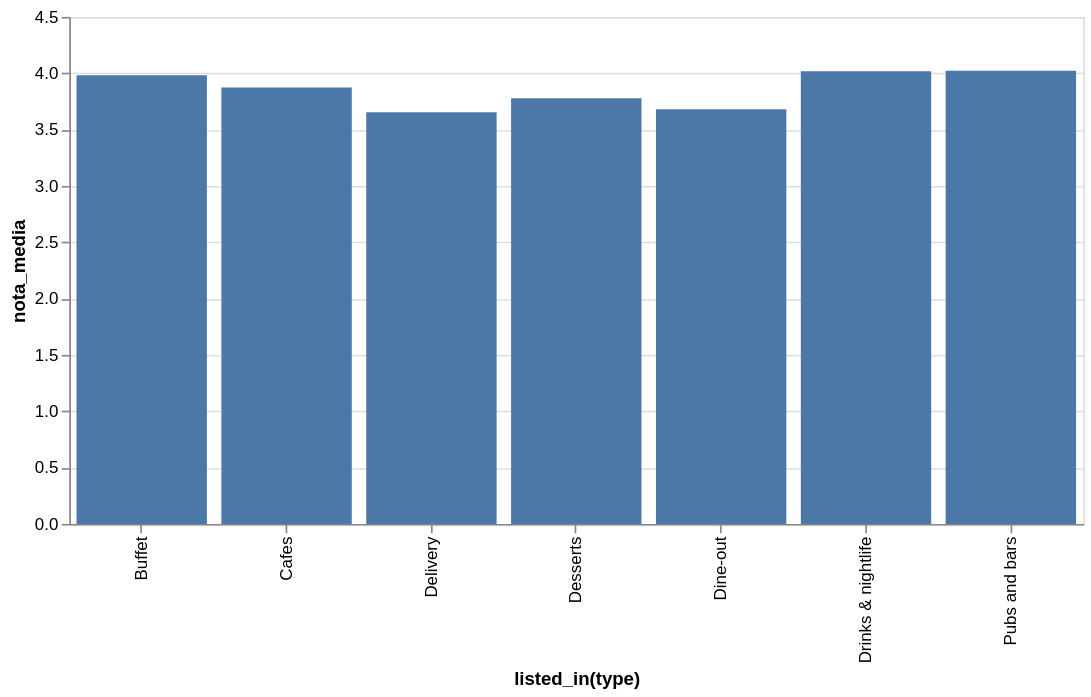

The cell this chart's notebook holds for it:
### Markdown cell above
Visualizar os resultados:

*    Criar um gráfico de barras interativo usando a biblioteca Altair.

### Code cell
nota_media_tipo_restaurante.plot.bar(x = 'listed_in(type)', y = 'nota_media').properties(width = 600)

### Figure 1 — Vega specification as saved in the notebook (floating-point values rounded to 4 significant figures)
{"$schema": "https://vega.github.io/schema/vega/v5.json", "data": [{"name": "param_11_store"}, {"name": "source_0", "values": [{"listed_in(type)": "Pubs and bars", "nota_media": 4.023, "nota_media_end": 4.023, "nota_media_start": 0.0}, {"listed_in(type)": "Drinks & nightlife", "nota_media": 4.017, "nota_media_end": 4.017, "nota_media_start": 0.0}, {"listed_in(type)": "Buffet", "nota_media": 3.982, "nota_media_end": 3.982, "nota_media_start": 0.0}, {"listed_in(type)": "Cafes", "nota_media": 3.872, "nota_media_end": 3.872, "nota_media_start": 0.0}, {"listed_in(type)": "Desserts", "nota_media": 3.777, "nota_media_end": 3.777, "nota_media_start": 0.0}, {"listed_in(type)": "Dine-out", "nota_media": 3.681, "nota_media_end": 3.681, "nota_media_start": 0.0}, {"listed_in(type)": "Delivery", "nota_media": 3.653, "nota_media_end": 3.653, "nota_media_start": 0.0}]}, {"name": "source_0_x_domain_listed_in(type)", "values": [{"listed_in(type)": "Pubs and bars"}, {"listed_in(type)": "Drinks & nightlife"}, {"listed_in(type)": "Buffet"}, {"listed_in(type)": "Cafes"}, {"listed_in(type)": "Desserts"}, {"listed_in(type)": "Dine-out"}, {"listed_in(type)": "Delivery"}]}], "signals": [{"name": "unit", "value": {}, "on": [{"events": "pointermove", "update": "isTuple(group()) ? group() : unit"}]}, {"name": "param_11", "update": "vlSelectionResolve(\"param_11_store\", \"union\")"}, {"name": "param_11_listed_in_type_", "on": [{"events": [{"source": "view", "type": "dblclick"}], "update": "null"}, {"events": {"signal": "param_11_translate_delta"}, "update": "panLinear(param_11_translate_anchor.extent_x, -param_11_translate_delta.x / width)"}, {"events": {"signal": "param_11_zoom_delta"}, "update": "zoomLinear(domain(\"x\"), param_11_zoom_anchor.x, param_11_zoom_delta)"}]}, {"name": "param_11_nota_media", "on": [{"events": [{"source": "view", "type": "dblclick"}], "update": "null"}, {"events": {"signal": "param_11_translate_delta"}, "update": "panLinear(param_11_translate_anchor.extent_y, param_11_translate_delta.y / height)"}, {"events": {"signal": "param_11_zoom_delta"}, "update": "zoomLinear(domain(\"y\"), param_11_zoom_anchor.y, param_11_zoom_delta)"}]}, {"name": "param_11_tuple", "on": [{"events": [{"signal": "param_11_listed_in_type_ || param_11_nota_media"}], "update": "param_11_listed_in_type_ && param_11_nota_media ? {unit: \"\", fields: param_11_tuple_fields, values: [param_11_listed_in_type_,param_11_nota_media]} : null"}]}, {"name": "param_11_tuple_fields", "value": [{"field": "listed_in(type)", "channel": "x", "type": "E"}, {"field": "nota_media", "channel": "y", "type": "R"}]}, {"name": "param_11_translate_anchor", "value": {}, "on": [{"events": [{"source": "scope", "type": "pointerdown"}], "update": "{x: x(unit), y: y(unit), extent_x: domain(\"x\"), extent_y: domain(\"y\")}"}]}, {"name": "param_11_translate_delta", "value": {}, "on": [{"events": [{"source": "window", "between": [{"source": "scope", "type": "pointerdown"}, {"source": "window", "type": "pointerup"}], "type": "pointermove", "consume": true}], "update": "{x: param_11_translate_anchor.x - x(unit), y: param_11_translate_anchor.y - y(unit)}"}]}, {"name": "param_11_zoom_anchor", "on": [{"events": [{"source": "scope", "type": "wheel", "consume": true}], "update": "{x: invert(\"x\", x(unit)), y: invert(\"y\", y(unit))}"}]}, {"name": "param_11_zoom_delta", "on": [{"events": [{"source": "scope", "type": "wheel", "consume": true}], "update": "pow(1.001, event.deltaY * pow(16, event.deltaMode))", "force": true}]}, {"name": "param_11_modify", "on": [{"events": {"signal": "param_11_tuple"}, "update": "modify(\"param_11_store\", param_11_tuple, true)"}]}], "marks": [{"type": "rect", "name": "marks", "from": {"data": "source_0"}, "encode": {"update": {"y": {"field": "nota_media_end", "scale": "y"}, "x": {"field": "listed_in(type)", "scale": "x"}, "fill": {"value": "#4c78a8"}, "tooltip": {"signal": "{\"listed_in(type)\": isValid(datum[\"listed_in(type)\"]) ? datum[\"listed_in(type)\"] : \"\"+datum[\"listed_in(type)\"], \"nota_media\": format(datum[\"nota_media\"], \"\")}"}, "y2": {"field": "nota_media_start", "scale": "y"}, "width": {"signal": "max(0.25, bandwidth('x'))"}}}, "clip": true, "style": ["bar"], "interactive": true}], "scales": [{"name": "x", "type": "band", "domain": {"data": "source_0_x_domain_listed_in(type)", "field": "listed_in(type)", "sort": true}, "range": [0, {"signal": "width"}], "paddingOuter": 0.05, "paddingInner": 0.1}, {"name": "y", "type": "linear", "domain": {"data": "source_0", "fields": ["nota_media_start", "nota_media_end"]}, "range": [{"signal": "height"}, 0], "zero": true, "nice": true, "domainRaw": {"signal": "param_11[\"nota_media\"]"}}], "axes": [{"scale": "y", "minExtent": 0, "aria": false, "domain": false, "ticks": false, "tickCount": {"signal": "ceil(height/40)"}, "labels": false, "grid": true, "maxExtent": 0, "zindex": 0, "gridScale": "x", "orient": "left"}, {"scale": "x", "labelAngle": 270, "zindex": 0, "orient": "bottom", "labelBaseline": "middle", "labelAlign": "right", "grid": false, "title": "listed_in(type)"}, {"scale": "y", "title": "nota_media", "labelOverlap": true, "orient": "left", "tickCount": {"signal": "ceil(height/40)"}, "zindex": 0, "grid": false}], "background": "white", "padding": 5, "height": 300, "width": 600, "style": "cell"}
